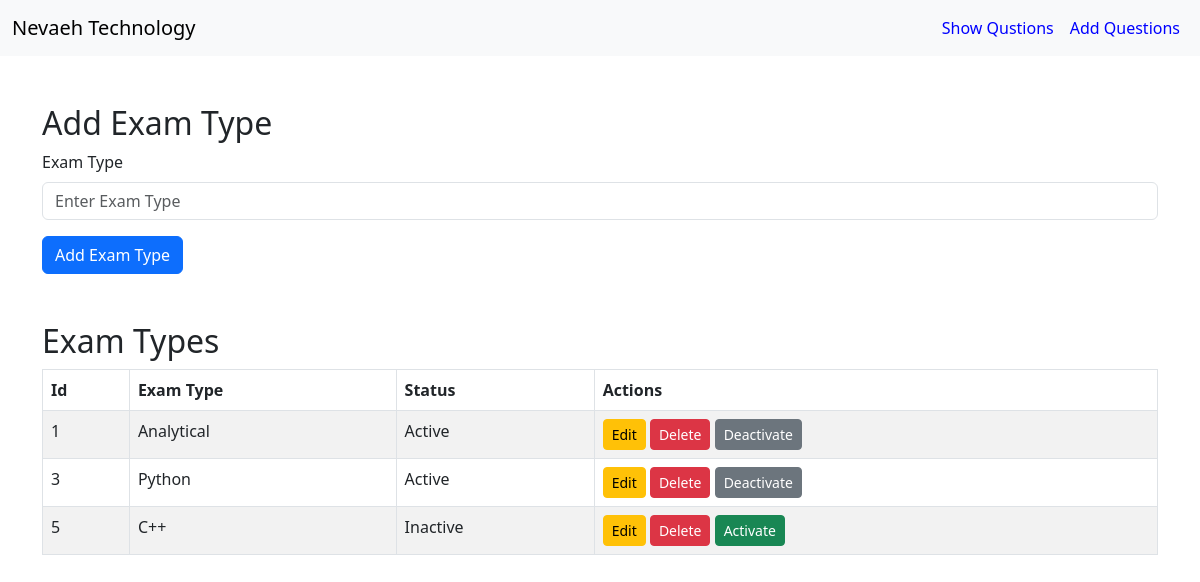
The app's page /show_exam_type.php, older data.
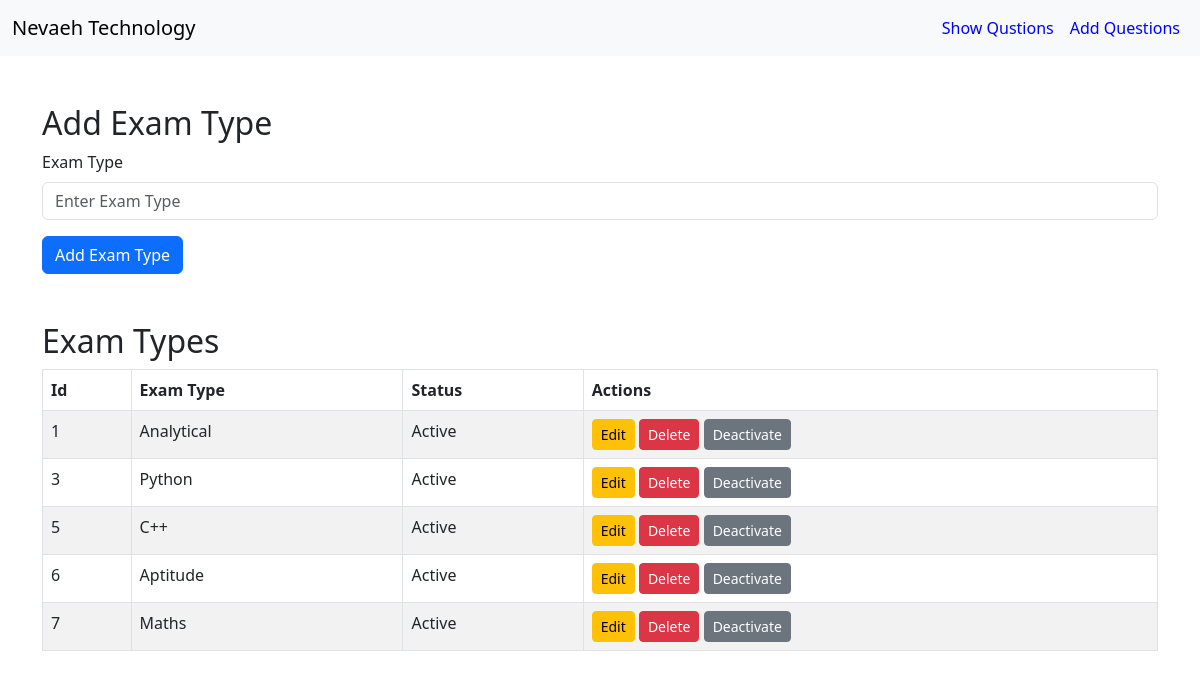
The same page, newer data.
### tables this page shows
CREATE TABLE `exam_type_menu` (
  `id` int(5) NOT NULL,
  `exam_type` varchar(100) NOT NULL,
  `status` int(2) NOT NULL DEFAULT 1
);

### show_exam_type.php (the view, shortened to what this page needs)
<!DOCTYPE html>
<html lang="en">
<head>
    <link rel="stylesheet" href="https://cdn.jsdelivr.net/npm/bootstrap@5.3.0/dist/css/bootstrap.min.css">
</head>
<body>
<nav class="navbar navbar-expand-lg navbar-light bg-light">
        <div class="container-fluid">
            <a class="navbar-brand" style="color: orenge;" href="#">Nevaeh Technology</a>
            <div class="collapse navbar-collapse" id="navbarNav">
                <ul class="navbar-nav ms-auto">
                    <li class="nav-item">
                        <a class="nav-link" style="color: blue;" href="show_question.php">Show Qustions</a>
                    </li>
                    <li class="nav-item">
                        <a class="nav-link" style="color: blue;" href="add_question.php">Add Questions</a>
                    </li>
                </ul>
            </div>
        </div>
    </nav>
    <div class="container mt-5">
        <h2>Add Exam Type</h2>
        <form id="addExamTypeForm" action="add_exam_type.php" method="POST">
            <div class="mb-3">
                <label for="examType" class="form-label">Exam Type</label>
                <input type="text" class="form-control" id="examType" name="examType" placeholder="Enter Exam Type" required>
            </div>
            <button type="submit" class="btn btn-primary">Add Exam Type</button>
        </form>
    </div>
    <div class="container mt-5">
        <h2>Exam Types</h2>
        <table class="table table-bordered table-striped">
            <thead>
                <tr>
                    <th>Id</th>
                    <th>Exam Type</th>
                    <th>Status</th>
                    <th>Actions</th>
                </tr>
            </thead>
            <tbody id="examTypesTable">
                <?php
                include 'conn.php';
                $query = "SELECT * FROM exam_type_menu";
                $result = mysqli_query($conn, $query);
                while ($row = mysqli_fetch_assoc($result)) {
                    echo "<tr>";
                    echo "<td>{$row['id']}</td>";
                    echo "<td>{$row['exam_type']}</td>";
                    echo "<td>" . ($row['status'] == 1 ? 'Active' : 'Inactive') . "</td>";
                    echo "<td>
                        <a href='edit_exam_type.php?id={$row['id']}' class='btn btn-warning btn-sm'>Edit</a>
                        <a href='delete_exam_type.php?id={$row['id']}' class='btn btn-danger btn-sm'>Delete</a>
                        <a href='exam_type_status.php?id={$row['id']}' class='btn btn-" . ($row['status'] == 1 ? 'secondary' : 'success') . " btn-sm'>" . ($row['status'] == 1 ? 'Deactivate' : 'Activate') . "</a>
                    </td>";
                    echo "</tr>";
                }
                ?>
            </tbody>
        </table>
    </div>
</body>
</html>

Row changes from the older to the newer data that the page shows:
changed exam_type_menu id 5: status "Inactive Activate" → "Active Deactivate"
added exam_type_menu: id "6", exam_type "Aptitude", status "Active"
added exam_type_menu: id "7", exam_type "Maths", status "Active"
